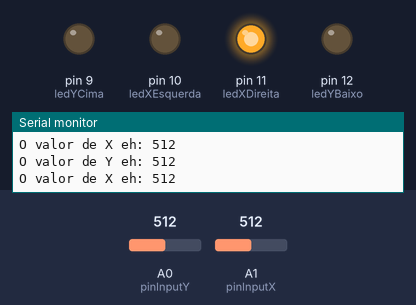
This sketch was run on a simulated Arduino Uno, built with avr-gcc and run on an emulated ATmega328P. Shown: output pins drawn as LEDs (lit = HIGH), the last lines printed to the serial monitor. Inputs (shaded band) come from the test bench; at power-on: A1 (pinInputX) = 512, A0 (pinInputY) = 512.

Above: at 1.2 s.
1.3 s: A1 (pinInputX) set to 489
At 2.2 s:
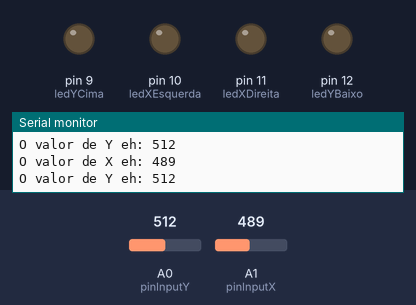
2.8 s: A0 (pinInputY) set to 211
5.8 s: A0 (pinInputY) set to 183
At 6.5 s:
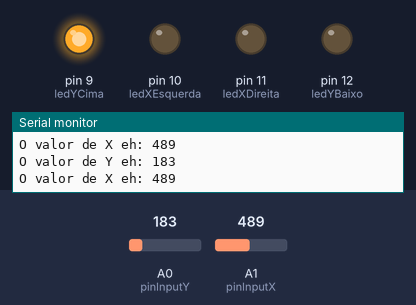
7.3 s: A1 (pinInputX) set to 208
10.3 s: A1 (pinInputX) set to 186
At 11.5 s:
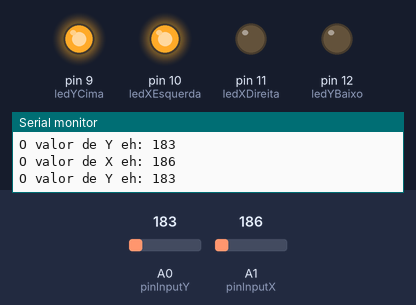
11.8 s: A0 (pinInputY) set to 210
At 12.4 s:
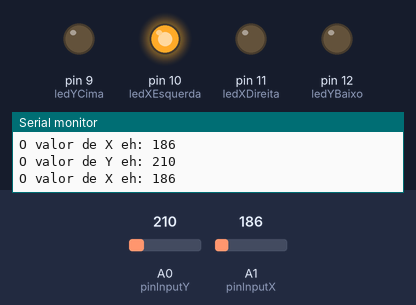
Timing chart, 0 to 14.3 s (numbered marks = the images above; inputs shaded):
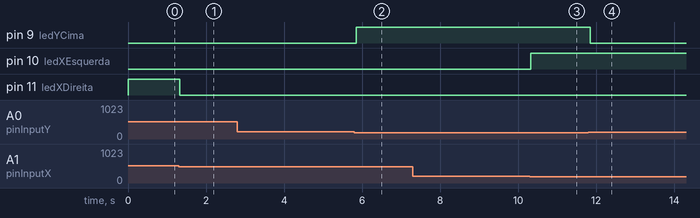

Measured:
- the behaviour switches between 500 and 499 on A1 (pinInputX) (found by bisection; images 0 and 1)
- the behaviour switches between 201 and 200 on A0 (pinInputY) (found by bisection; images 1 and 2)
- the behaviour switches between 201 and 200 on A1 (pinInputX) (found by bisection; images 2 and 3)
- after the input at 1.3 s, pin 11 (ledXDireita): HIGH → LOW at once
- after the input at 5.8 s, pin 9 (ledYCima): LOW → HIGH after 0.05 s
- after the input at 10.3 s, pin 10 (ledXEsquerda): LOW → HIGH at once
- after the input at 11.8 s, pin 9 (ledYCima): HIGH → LOW after 0.05 s

The sketch:

teste1.ino
```cpp
// X e Y vao ser ligados a portas analogicas.

// Selecionando o pino de entrada do joystick em relação ao eixo Y, é o A0.
int pinInputY = 0;

// Selecionando o pino de entrada do joystick em relação ao eixo X, é o A1.
int pinInputX = 1;

// Os valores superiores e inferiores de X e Y forem escolhidos analizando os resultados do Serial.println();
// Os leds indicaram para onde X e Y estaram apertados. Ha 4 leds, um para cada direcao, dois para X, esqueda e direita e dois para Y, cima e baixo.
int ledYCima = 9;          // Para valores de Y menores do que 200 esse led acende, a mesma ideia se aplica aos outros.
int ledYBaixo = 12;         // Y >= 700.
int ledXEsquerda = 10;     // X <= 200.
int ledXDireita = 11;      // X >= 500.

void setup() {
  // Para verificar os valores de X e Y pelo serial olhando no PC, o serial ser setado.
  Serial.begin(9600);

  // Setando os pinos
  pinMode(ledYCima, OUTPUT);
  pinMode(ledYBaixo, OUTPUT);
  pinMode(ledXEsquerda, OUTPUT);
  pinMode(ledXDireita, OUTPUT);
}

void loop() {
  // Lendo os valores de X e Y.
  int valY = analogRead(pinInputY);
  int valX = analogRead(pinInputX);

  if(valY <= 200) {
     digitalWrite(ledYCima, HIGH);
     digitalWrite(ledYBaixo, LOW);
  }  else  {
    digitalWrite(ledYCima, LOW);
  }

  if(valY >= 700) {
     digitalWrite(ledYBaixo, HIGH);
     digitalWrite(ledYCima, LOW);
  }  else  {
    digitalWrite(ledYBaixo, LOW);
  }


  if(valX <= 200) {
     digitalWrite(ledXEsquerda, HIGH);
     digitalWrite(ledXDireita, LOW);
  }  else  {
    digitalWrite(ledXEsquerda, LOW);
  }

  if(valX >= 500) {
     digitalWrite(ledXDireita, HIGH);
     digitalWrite(ledXEsquerda, LOW);
  }  else  {
    digitalWrite(ledXDireita, LOW);
  }

  Serial.print("O valor de Y eh: ");
  Serial.println(valY);
  Serial.print("O valor de X eh: ");
  Serial.println(valX);
  delay(50);
}
```
